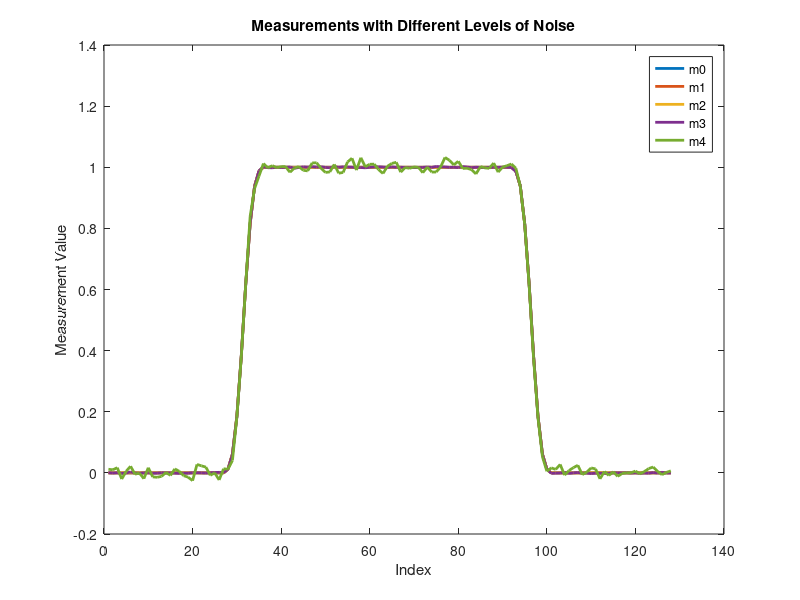
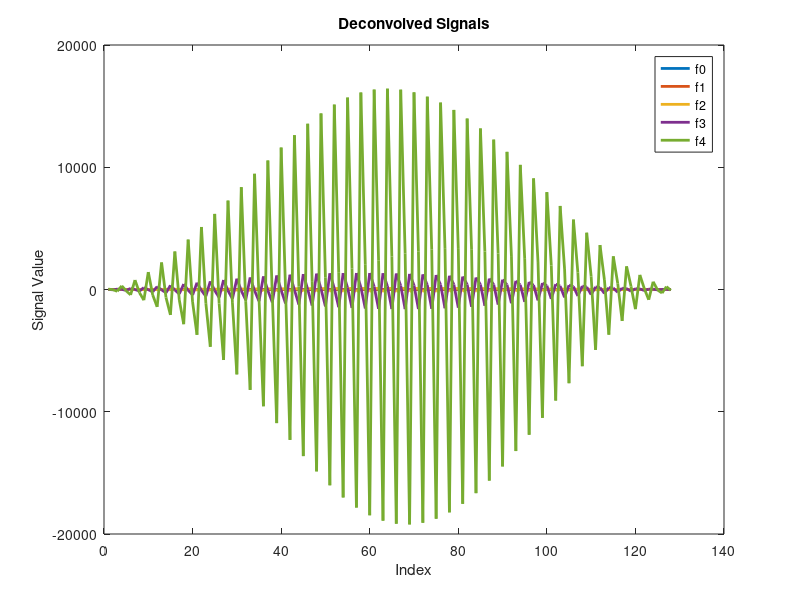

These charts were generated, in order, by the following MATLAB code:
p = [1;1;1];
p = conv(p,p);
p = conv(p,p);
p = p/sum(p);
M = (length(p)-1)/2;
f = zeros(128,1);
f(end/4:end*3/4) = 1;

A = convmtx(p,length(f));
A = A((M+1):(end-M),:);

m0 = A*f;
rng(3,'twister');
noise = 1/norm(f)*randn(size(A*f));
m1 = A*f+0.000001*noise;
rng(4,'twister');
noise = 1/norm(f)*randn(size(A*f));
m2 = A*f+0.001*noise;
rng(7,'twister');
noise = 1/norm(f)*randn(size(A*f));
m3 = A*f+0.01*noise;
rng(9,'twister');
noise = 1/norm(f)*randn(size(A*f));
m4 = A*f+0.1*noise;


% Plot the measurements
figure
plot(m0, 'LineWidth', 2)
hold on
plot(m1, 'LineWidth', 2)
plot(m2, 'LineWidth', 2)
plot(m3, 'LineWidth', 2)
plot(m4, 'LineWidth', 2)
hold off
legend('m0', 'm1', 'm2', 'm3', 'm4')
title('Measurements with Different Levels of Noise')
xlabel('Index')
ylabel('Measurement Value')



% Perform the deconvolution
f0 = inv(A)*m0;
f1 = inv(A)*m1;
f2 = inv(A)*m2;
f3 = inv(A)*m3;
f4 = inv(A)*m4;

% Plot the deconvolved signals
figure
plot(f0, 'LineWidth', 2)
hold on
plot(f1, 'LineWidth', 2)
plot(f2, 'LineWidth', 2)
plot(f3, 'LineWidth', 2)
plot(f4, 'LineWidth', 2)
hold off
legend('f0', 'f1', 'f2', 'f3', 'f4')
title('Deconvolved Signals')
xlabel('Index')
ylabel('Signal Value')


% Calculate the relative errors
relative_error0 = norm(f - f0) / norm(f) * 100
relative_error1 = norm(f - f1) / norm(f) * 100
relative_error2 = norm(f - f2) / norm(f) * 100
relative_error3 = norm(f - f3) / norm(f) * 100
relative_error4 = norm(f - f4) / norm(f) * 100

cond(A)
